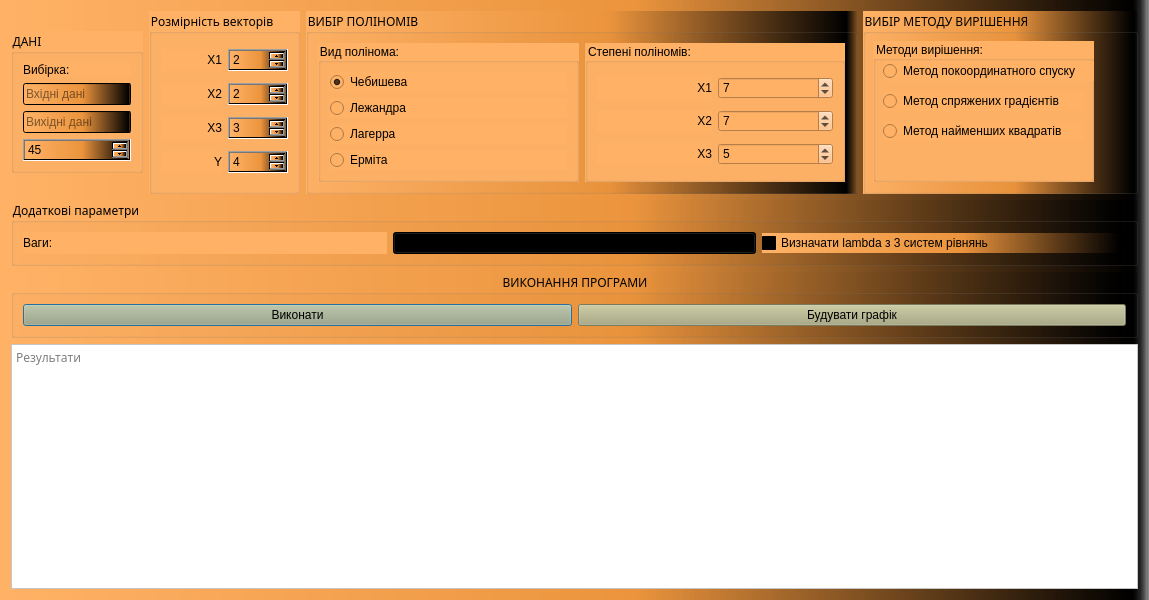
 <widget class="QWidget" name="Form">
  <property name="geometry">
   <rect>
    <x>0</x>
    <y>0</y>
    <width>1149</width>
    <height>600</height>
   </rect>
  </property>
  <property name="palette">
   <palette>
    <active>
     <colorrole role="Button">
      <brush brushstyle="LinearGradientPattern">
       <gradient startx="0.000000000000000" starty="0.000000000000000" endx="1.000000000000000" endy="0.000000000000000" type="LinearGradient" spread="PadSpread" coordinatemode="ObjectBoundingMode">
        <gradientstop position="0.000000000000000">
         <color alpha="255">
          <red>255</red>
          <green>178</green>
          <blue>102</blue>
         </color>
        </gradientstop>
        <gradientstop position="0.550000000000000">
         <color alpha="255">
          <red>235</red>
          <green>148</green>
          <blue>61</blue>
         </color>
        </gradientstop>
        <gradientstop position="0.980000000000000">
         <color alpha="255">
          <red>0</red>
          <green>0</green>
          <blue>0</blue>
         </color>
        </gradientstop>
        <gradientstop position="1.000000000000000">
         <color alpha="0">
          <red>0</red>
          <green>0</green>
          <blue>0</blue>
         </color>
        </gradientstop>
       </gradient>
      </brush>
     </colorrole>
     <colorrole role="Base">
      <brush brushstyle="LinearGradientPattern">
       <gradient startx="0.000000000000000" starty="0.000000000000000" endx="1.000000000000000" endy="0.000000000000000" type="LinearGradient" spread="PadSpread" coordinatemode="ObjectBoundingMode">
        <gradientstop position="0.000000000000000">
         <color alpha="255">
          <red>255</red>
          <green>178</green>
          <blue>102</blue>
         </color>
        </gradientstop>
        <gradientstop position="0.550000000000000">
         <color alpha="255">
          <red>235</red>
          <green>148</green>
          <blue>61</blue>
         </color>
        </gradientstop>
        <gradientstop position="0.980000000000000">
         <color alpha="255">
          <red>0</red>
          <green>0</green>
          <blue>0</blue>
         </color>
        </gradientstop>
        <gradientstop position="1.000000000000000">
         <color alpha="0">
          <red>0</red>
          <green>0</green>
          <blue>0</blue>
         </color>
        </gradientstop>
       </gradient>
      </brush>
     </colorrole>
     <colorrole role="Window">
      <brush brushstyle="LinearGradientPattern">
       <gradient startx="0.000000000000000" starty="0.000000000000000" endx="1.000000000000000" endy="0.000000000000000" type="LinearGradient" spread="PadSpread" coordinatemode="ObjectBoundingMode">
        <gradientstop position="0.000000000000000">
         <color alpha="255">
          <red>255</red>
          <green>178</green>
          <blue>102</blue>
         </color>
        </gradientstop>
        <gradientstop position="0.550000000000000">
         <color alpha="255">
          <red>235</red>
          <green>148</green>
          <blue>61</blue>
         </color>
        </gradientstop>
        <gradientstop position="0.980000000000000">
         <color alpha="255">
          <red>0</red>
          <green>0</green>
          <blue>0</blue>
         </color>
        </gradientstop>
        <gradientstop position="1.000000000000000">
         <color alpha="0">
          <red>0</red>
          <green>0</green>
          <blue>0</blue>
         </color>
        </gradientstop>
       </gradient>
      </brush>
     </colorrole>
    </active>
    <inactive>
     <colorrole role="Button">
      <brush brushstyle="LinearGradientPattern">
       <gradient startx="0.000000000000000" starty="0.000000000000000" endx="1.000000000000000" endy="0.000000000000000" type="LinearGradient" spread="PadSpread" coordinatemode="ObjectBoundingMode">
        <gradientstop position="0.000000000000000">
         <color alpha="255">
          <red>255</red>
          <green>178</green>
          <blue>102</blue>
         </color>
        </gradientstop>
        <gradientstop position="0.550000000000000">
         <color alpha="255">
          <red>235</red>
          <green>148</green>
          <blue>61</blue>
         </color>
        </gradientstop>
        <gradientstop position="0.980000000000000">
         <color alpha="255">
          <red>0</red>
          <green>0</green>
          <blue>0</blue>
         </color>
        </gradientstop>
        <gradientstop position="1.000000000000000">
         <color alpha="0">
          <red>0</red>
          <green>0</green>
          <blue>0</blue>
         </color>
        </gradientstop>
       </gradient>
      </brush>
     </colorrole>
     <colorrole role="Base">
      <brush brushstyle="LinearGradientPattern">
       <gradient startx="0.000000000000000" starty="0.000000000000000" endx="1.000000000000000" endy="0.000000000000000" type="LinearGradient" spread="PadSpread" coordinatemode="ObjectBoundingMode">
        <gradientstop position="0.000000000000000">
         <color alpha="255">
          <red>255</red>
          <green>178</green>
          <blue>102</blue>
         </color>
        </gradientstop>
        <gradientstop position="0.550000000000000">
         <color alpha="255">
          <red>235</red>
          <green>148</green>
          <blue>61</blue>
         </color>
        </gradientstop>
        <gradientstop position="0.980000000000000">
         <color alpha="255">
          <red>0</red>
          <green>0</green>
          <blue>0</blue>
         </color>
        </gradientstop>
        <gradientstop position="1.000000000000000">
         <color alpha="0">
          <red>0</red>
          <green>0</green>
          <blue>0</blue>
         </color>
        </gradientstop>
       </gradient>
      </brush>
     </colorrole>
     <colorrole role="Window">
      <brush brushstyle="LinearGradientPattern">
       <gradient startx="0.000000000000000" starty="0.000000000000000" endx="1.000000000000000" endy="0.000000000000000" type="LinearGradient" spread="PadSpread" coordinatemode="ObjectBoundingMode">
        <gradientstop position="0.000000000000000">
         <color alpha="255">
          <red>255</red>
          <green>178</green>
          <blue>102</blue>
         </color>
        </gradientstop>
        <gradientstop position="0.550000000000000">
         <color alpha="255">
          <red>235</red>
          <green>148</green>
          <blue>61</blue>
         </color>
        </gradientstop>
        <gradientstop position="0.980000000000000">
         <color alpha="255">
          <red>0</red>
          <green>0</green>
          <blue>0</blue>
         </color>
        </gradientstop>
        <gradientstop position="1.000000000000000">
         <color alpha="0">
          <red>0</red>
          <green>0</green>
          <blue>0</blue>
         </color>
        </gradientstop>
       </gradient>
      </brush>
     </colorrole>
    </inactive>
    <disabled>
     <colorrole role="Button">
      <brush brushstyle="LinearGradientPattern">
       <gradient startx="0.000000000000000" starty="0.000000000000000" endx="1.000000000000000" endy="0.000000000000000" type="LinearGradient" spread="PadSpread" coordinatemode="ObjectBoundingMode">
        <gradientstop position="0.000000000000000">
         <color alpha="255">
          <red>255</red>
          <green>178</green>
          <blue>102</blue>
         </color>
        </gradientstop>
        <gradientstop position="0.550000000000000">
         <color alpha="255">
          <red>235</red>
          <green>148</green>
          <blue>61</blue>
         </color>
        </gradientstop>
        <gradientstop position="0.980000000000000">
         <color alpha="255">
          <red>0</red>
          <green>0</green>
          <blue>0</blue>
         </color>
        </gradientstop>
        <gradientstop position="1.000000000000000">
         <color alpha="0">
          <red>0</red>
          <green>0</green>
          <blue>0</blue>
         </color>
        </gradientstop>
       </gradient>
      </brush>
     </colorrole>
     <colorrole role="Base">
      <brush brushstyle="LinearGradientPattern">
       <gradient startx="0.000000000000000" starty="0.000000000000000" endx="1.000000000000000" endy="0.000000000000000" type="LinearGradient" spread="PadSpread" coordinatemode="ObjectBoundingMode">
        <gradientstop position="0.000000000000000">
         <color alpha="255">
          <red>255</red>
          <green>178</green>
          <blue>102</blue>
         </color>
        </gradientstop>
        <gradientstop position="0.550000000000000">
         <color alpha="255">
          <red>235</red>
          <green>148</green>
          <blue>61</blue>
         </color>
        </gradientstop>
        <gradientstop position="0.980000000000000">
         <color alpha="255">
          <red>0</red>
          <green>0</green>
          <blue>0</blue>
         </color>
        </gradientstop>
        <gradientstop position="1.000000000000000">
         <color alpha="0">
          <red>0</red>
          <green>0</green>
          <blue>0</blue>
         </color>
        </gradientstop>
       </gradient>
      </brush>
     </colorrole>
     <colorrole role="Window">
      <brush brushstyle="LinearGradientPattern">
       <gradient startx="0.000000000000000" starty="0.000000000000000" endx="1.000000000000000" endy="0.000000000000000" type="LinearGradient" spread="PadSpread" coordinatemode="ObjectBoundingMode">
        <gradientstop position="0.000000000000000">
         <color alpha="255">
          <red>255</red>
          <green>178</green>
          <blue>102</blue>
         </color>
        </gradientstop>
        <gradientstop position="0.550000000000000">
         <color alpha="255">
          <red>235</red>
          <green>148</green>
          <blue>61</blue>
         </color>
        </gradientstop>
        <gradientstop position="0.980000000000000">
         <color alpha="255">
          <red>0</red>
          <green>0</green>
          <blue>0</blue>
         </color>
        </gradientstop>
        <gradientstop position="1.000000000000000">
         <color alpha="0">
          <red>0</red>
          <green>0</green>
          <blue>0</blue>
         </color>
        </gradientstop>
       </gradient>
      </brush>
     </colorrole>
    </disabled>
   </palette>
  </property>
  <property name="font">
   <font>
    <family>Microsoft New Tai Lue</family>
    <weight>50</weight>
    <bold>false</bold>
   </font>
  </property>
  <property name="windowTitle">
   <string>Form1</string>
  </property>
  <property name="autoFillBackground">
   <bool>false</bool>
  </property>
  <property name="styleSheet">
   <string notr="true">background-color:qlineargradient(spread:pad, x1:0, y1:0, x2:1, y2:0, stop:0 rgba(255, 178, 102, 255), stop:0.55 rgba(235, 148, 61, 255), stop:0.98 rgba(0, 0, 0, 255), stop:1 rgba(0, 0, 0, 0))</string>
  </property>
  <layout class="QGridLayout" name="gridLayout_2">
   <item row="1" column="0" colspan="5">
    <widget class="QGroupBox" name="groupBox_7">
     <property name="title">
      <string>Додаткові параметри</string>
     </property>
     <layout class="QHBoxLayout" name="horizontalLayout_3">
      <item>
       <widget class="QLabel" name="label_9">
        <property name="autoFillBackground">
         <bool>false</bool>
        </property>
        <property name="styleSheet">
         <string notr="true">background-color: rgba(255, 178, 102, 255)</string>
        </property>
        <property name="text">
         <string>Ваги:</string>
        </property>
       </widget>
      </item>
      <item>
       <widget class="QComboBox" name="weights_box">
        <property name="currentText">
         <string>average</string>
        </property>
        <item>
         <property name="text">
          <string>average</string>
         </property>
        </item>
        <item>
         <property name="text">
          <string>scaled</string>
         </property>
        </item>
        <item>
         <property name="text">
          <string>width_interval</string>
         </property>
        </item>
       </widget>
      </item>
      <item>
       <widget class="QCheckBox" name="lambda_check">
        <property name="autoFillBackground">
         <bool>false</bool>
        </property>
        <property name="styleSheet">
         <string notr="true">background-color: qlineargradient(spread:pad, x1:0, y1:0, x2:1, y2:0, stop:0 rgba(255, 178, 102, 255), stop:0.55 rgba(235, 148, 61, 255), stop:0.98 rgba(0, 0, 0, 255), stop:1 rgba(0, 0, 0, 0));</string>
        </property>
        <property name="text">
         <string>Визначати lambda з 3 систем рівнянь</string>
        </property>
       </widget>
      </item>
     </layout>
    </widget>
   </item>
   <item row="0" column="2" colspan="2">
    <widget class="QGroupBox" name="groupBox_5">
     <property name="title">
      <string>ВИБІР ПОЛІНОМІВ</string>
     </property>
     <layout class="QHBoxLayout" name="horizontalLayout">
      <item>
       <widget class="QGroupBox" name="groupBox_3">
        <property name="styleSheet">
         <string notr="true">background-color: rgba(255, 178, 102, 255)</string>
        </property>
        <property name="title">
         <string>Вид полінома:</string>
        </property>
        <layout class="QVBoxLayout" name="verticalLayout">
         <item>
          <widget class="QRadioButton" name="radio_cheb">
           <property name="styleSheet">
            <string notr="true">background-color: rgba(255, 178, 102, 255)</string>
           </property>
           <property name="text">
            <string>Чебишева</string>
           </property>
           <property name="checked">
            <bool>true</bool>
           </property>
          </widget>
         </item>
         <item>
          <widget class="QRadioButton" name="radio_legend">
           <property name="styleSheet">
            <string notr="true">background-color:rgba(255, 178, 102, 255)</string>
           </property>
           <property name="text">
            <string>Лежандра</string>
           </property>
          </widget>
         </item>
         <item>
          <widget class="QRadioButton" name="radio_lagg">
           <property name="styleSheet">
            <string notr="true">background-color: rgba(255, 178, 102, 255)</string>
           </property>
           <property name="text">
            <string>Лагерра</string>
           </property>
          </widget>
         </item>
         <item>
          <widget class="QRadioButton" name="radio_herm">
           <property name="styleSheet">
            <string notr="true">background-color:rgba(255, 178, 102, 255)</string>
           </property>
           <property name="text">
            <string>Ерміта</string>
           </property>
          </widget>
         </item>
        </layout>
       </widget>
      </item>
      <item>
       <widget class="QGroupBox" name="groupBox_4">
        <property name="styleSheet">
         <string notr="true">background-color: rgba(255, 178, 102, 255)</string>
        </property>
        <property name="title">
         <string>Степені поліномів:</string>
        </property>
        <layout class="QGridLayout" name="gridLayout_4">
         <item row="1" column="1">
          <widget class="QSpinBox" name="x2_deg">
           <property name="value">
            <number>7</number>
           </property>
          </widget>
         </item>
         <item row="0" column="0">
          <widget class="QLabel" name="label_6">
           <property name="styleSheet">
            <string notr="true">background-color: rgba(255, 178, 102, 255)</string>
           </property>
           <property name="text">
            <string>X1</string>
           </property>
           <property name="alignment">
            <set>Qt::AlignRight|Qt::AlignTrailing|Qt::AlignVCenter</set>
           </property>
          </widget>
         </item>
         <item row="0" column="1">
          <widget class="QSpinBox" name="x1_deg">
           <property name="value">
            <number>7</number>
           </property>
          </widget>
         </item>
         <item row="2" column="0">
          <widget class="QLabel" name="label_7">
           <property name="styleSheet">
            <string notr="true">background-color: rgba(255, 178, 102, 255)</string>
           </property>
           <property name="text">
            <string>X3</string>
           </property>
           <property name="alignment">
            <set>Qt::AlignRight|Qt::AlignTrailing|Qt::AlignVCenter</set>
           </property>
          </widget>
         </item>
         <item row="2" column="1">
          <widget class="QSpinBox" name="x3_deg">
           <property name="value">
            <number>5</number>
           </property>
          </widget>
         </item>
         <item row="1" column="0">
          <widget class="QLabel" name="label_8">
           <property name="styleSheet">
            <string notr="true">background-color:rgba(255, 178, 102, 255)</string>
           </property>
           <property name="text">
            <string>X2</string>
           </property>
           <property name="alignment">
            <set>Qt::AlignRight|Qt::AlignTrailing|Qt::AlignVCenter</set>
           </property>
          </widget>
         </item>
        </layout>
       </widget>
      </item>
     </layout>
    </widget>
   </item>
   <item row="2" column="0" colspan="5">
    <widget class="QGroupBox" name="groupBox_6">
     <property name="title">
      <string>ВИКОНАННЯ ПРОГРАМИ</string>
     </property>
     <property name="alignment">
      <set>Qt::AlignCenter</set>
     </property>
     <layout class="QHBoxLayout" name="horizontalLayout_2">
      <item>
       <widget class="QPushButton" name="exec_button">
        <property name="autoFillBackground">
         <bool>false</bool>
        </property>
        <property name="styleSheet">
         <string notr="true">background-color: rgb(170, 170, 127);</string>
        </property>
        <property name="text">
         <string>Виконати</string>
        </property>
        <property name="default">
         <bool>true</bool>
        </property>
        <property name="flat">
         <bool>false</bool>
        </property>
       </widget>
      </item>
      <item>
       <widget class="QPushButton" name="plot_button">
        <property name="styleSheet">
         <string notr="true">background-color: rgb(170, 170, 127);</string>
        </property>
        <property name="text">
         <string>Будувати графік</string>
        </property>
       </widget>
      </item>
     </layout>
    </widget>
   </item>
   <item row="0" column="1">
    <widget class="QGroupBox" name="groupBox_2">
     <property name="sizePolicy">
      <sizepolicy hsizetype="Fixed" vsizetype="Preferred">
       <horstretch>0</horstretch>
       <verstretch>0</verstretch>
      </sizepolicy>
     </property>
     <property name="palette">
      <palette>
       <active>
        <colorrole role="Button">
         <brush brushstyle="SolidPattern">
          <color alpha="255">
           <red>255</red>
           <green>178</green>
           <blue>102</blue>
          </color>
         </brush>
        </colorrole>
        <colorrole role="Base">
         <brush brushstyle="SolidPattern">
          <color alpha="255">
           <red>255</red>
           <green>178</green>
           <blue>102</blue>
          </color>
         </brush>
        </colorrole>
        <colorrole role="Window">
         <brush brushstyle="SolidPattern">
          <color alpha="255">
           <red>255</red>
           <green>178</green>
           <blue>102</blue>
          </color>
         </brush>
        </colorrole>
       </active>
       <inactive>
        <colorrole role="Button">
         <brush brushstyle="SolidPattern">
          <color alpha="255">
           <red>255</red>
           <green>178</green>
           <blue>102</blue>
          </color>
         </brush>
        </colorrole>
        <colorrole role="Base">
         <brush brushstyle="SolidPattern">
          <color alpha="255">
           <red>255</red>
           <green>178</green>
           <blue>102</blue>
          </color>
         </brush>
        </colorrole>
        <colorrole role="Window">
         <brush brushstyle="SolidPattern">
          <color alpha="255">
           <red>255</red>
           <green>178</green>
           <blue>102</blue>
          </color>
         </brush>
        </colorrole>
       </inactive>
       <disabled>
        <colorrole role="Button">
         <brush brushstyle="SolidPattern">
          <color alpha="255">
           <red>255</red>
           <green>178</green>
           <blue>102</blue>
          </color>
         </brush>
        </colorrole>
        <colorrole role="Base">
         <brush brushstyle="SolidPattern">
          <color alpha="255">
           <red>255</red>
           <green>178</green>
           <blue>102</blue>
          </color>
         </brush>
        </colorrole>
        <colorrole role="Window">
         <brush brushstyle="SolidPattern">
          <color alpha="255">
           <red>255</red>
           <green>178</green>
           <blue>102</blue>
          </color>
         </brush>
        </colorrole>
       </disabled>
      </palette>
     </property>
     <property name="styleSheet">
      <string notr="true">background-color: rgba(255, 178, 102, 255)</string>
     </property>
     <property name="title">
      <string>Розмірність векторів</string>
     </property>
     <layout class="QGridLayout" name="gridLayout_3">
      <item row="2" column="0">
       <widget class="QLabel" name="label_4">
        <property name="styleSheet">
         <string notr="true">background-color: rgba(255, 178, 102, 255)</string>
        </property>
        <property name="text">
         <string>X3</string>
        </property>
        <property name="alignment">
         <set>Qt::AlignRight|Qt::AlignTrailing|Qt::AlignVCenter</set>
        </property>
       </widget>
      </item>
      <item row="0" column="1">
       <widget class="QSpinBox" name="x1_dim">
        <property name="styleSheet">
         <string notr="true">background-color: qlineargradient(spread:pad, x1:0, y1:0, x2:1, y2:0, stop:0 rgba(255, 178, 102, 255), stop:0.55 rgba(235, 148, 61, 255), stop:0.98 rgba(0, 0, 0, 255), stop:1 rgba(0, 0, 0, 0));</string>
        </property>
        <property name="value">
         <number>2</number>
        </property>
       </widget>
      </item>
      <item row="0" column="0">
       <widget class="QLabel" name="label_2">
        <property name="styleSheet">
         <string notr="true">background-color: rgba(255, 178, 102, 255)</string>
        </property>
        <property name="text">
         <string>X1</string>
        </property>
        <property name="alignment">
         <set>Qt::AlignRight|Qt::AlignTrailing|Qt::AlignVCenter</set>
        </property>
       </widget>
      </item>
      <item row="3" column="1">
       <widget class="QSpinBox" name="y_dim">
        <property name="styleSheet">
         <string notr="true">background-color: qlineargradient(spread:pad, x1:0, y1:0, x2:1, y2:0, stop:0 rgba(255, 178, 102, 255), stop:0.55 rgba(235, 148, 61, 255), stop:0.98 rgba(0, 0, 0, 255), stop:1 rgba(0, 0, 0, 0));</string>
        </property>
        <property name="value">
         <number>4</number>
        </property>
       </widget>
      </item>
      <item row="1" column="0">
       <widget class="QLabel" name="label_3">
        <property name="styleSheet">
         <string notr="true">background-color: rgba(255, 178, 102, 255)</string>
        </property>
        <property name="text">
         <string>X2</string>
        </property>
        <property name="alignment">
         <set>Qt::AlignRight|Qt::AlignTrailing|Qt::AlignVCenter</set>
        </property>
       </widget>
      </item>
      <item row="3" column="0">
       <widget class="QLabel" name="label_5">
        <property name="styleSheet">
         <string notr="true">background-color: rgba(255, 178, 102, 255)</string>
        </property>
        <property name="text">
         <string>Y</string>
        </property>
        <property name="alignment">
         <set>Qt::AlignRight|Qt::AlignTrailing|Qt::AlignVCenter</set>
        </property>
       </widget>
      </item>
      <item row="1" column="1">
       <widget class="QSpinBox" name="x2_dim">
        <property name="styleSheet">
         <string notr="true">background-color: qlineargradient(spread:pad, x1:0, y1:0, x2:1, y2:0, stop:0 rgba(255, 178, 102, 255), stop:0.55 rgba(235, 148, 61, 255), stop:0.98 rgba(0, 0, 0, 255), stop:1 rgba(0, 0, 0, 0));</string>
        </property>
        <property name="value">
         <number>2</number>
        </property>
       </widget>
      </item>
      <item row="2" column="1">
       <widget class="QSpinBox" name="x3_dim">
        <property name="styleSheet">
         <string notr="true">background-color: qlineargradient(spread:pad, x1:0, y1:0, x2:1, y2:0, stop:0 rgba(255, 178, 102, 255), stop:0.55 rgba(235, 148, 61, 255), stop:0.98 rgba(0, 0, 0, 255), stop:1 rgba(0, 0, 0, 0));</string>
        </property>
        <property name="value">
         <number>3</number>
        </property>
       </widget>
      </item>
     </layout>
    </widget>
   </item>
   <item row="3" column="0" colspan="5">
    <widget class="QTextBrowser" name="results_field">
     <property name="autoFillBackground">
      <bool>false</bool>
     </property>
     <property name="styleSheet">
      <string notr="true">background-color: rgb(255, 255, 255);</string>
     </property>
     <property name="lineWrapMode">
      <enum>QTextEdit::NoWrap</enum>
     </property>
     <property name="readOnly">
      <bool>true</bool>
     </property>
     <property name="html">
      <string>&lt;!DOCTYPE HTML PUBLIC &quot;-//W3C//DTD HTML 4.0//EN&quot; &quot;http://www.w3.org/TR/REC-html40/strict.dtd&quot;&gt;
&lt;html&gt;&lt;head&gt;&lt;meta name=&quot;qrichtext&quot; content=&quot;1&quot; /&gt;&lt;style type=&quot;text/css&quot;&gt;
p, li { white-space: pre-wrap; }
&lt;/style&gt;&lt;/head&gt;&lt;body style=&quot; font-family:'MS Shell Dlg 2'; font-size:7.8pt; font-weight:400; font-style:normal;&quot;&gt;
&lt;p style=&quot;-qt-paragraph-type:empty; margin-top:0px; margin-bottom:0px; margin-left:0px; margin-right:0px; -qt-block-indent:0; text-indent:0px; font-family:'.Menio Regular'; font-size:10pt;&quot;&gt;&lt;br /&gt;&lt;/p&gt;&lt;/body&gt;&lt;/html&gt;</string>
     </property>
     <property name="placeholderText">
      <string>Результати</string>
     </property>
    </widget>
   </item>
   <item row="0" column="4">
    <widget class="QGroupBox" name="groupBox_8">
     <property name="title">
      <string>ВИБІР МЕТОДУ ВИРІШЕННЯ</string>
     </property>
     <widget class="QGroupBox" name="groupBox_9">
      <property name="geometry">
       <rect>
        <x>10</x>
        <y>30</y>
        <width>221</width>
        <height>141</height>
       </rect>
      </property>
      <property name="styleSheet">
       <string notr="true">background-color:rgba(255, 178, 102, 255)</string>
      </property>
      <property name="title">
       <string>Методи вирішення:</string>
      </property>
      <widget class="QRadioButton" name="radioConjucateGrad">
       <property name="geometry">
        <rect>
         <x>10</x>
         <y>50</y>
         <width>201</width>
         <height>20</height>
        </rect>
       </property>
       <property name="text">
        <string>Метод спряжених градієнтів</string>
       </property>
      </widget>
      <widget class="QRadioButton" name="radioLSTM">
       <property name="geometry">
        <rect>
         <x>10</x>
         <y>80</y>
         <width>201</width>
         <height>20</height>
        </rect>
       </property>
       <property name="text">
        <string>Метод найменших квадратів</string>
       </property>
      </widget>
      <widget class="QRadioButton" name="radioCoordDesc">
       <property name="geometry">
        <rect>
         <x>10</x>
         <y>20</y>
         <width>211</width>
         <height>20</height>
        </rect>
       </property>
       <property name="text">
        <string>Метод покоординатного спуску</string>
       </property>
      </widget>
     </widget>
    </widget>
   </item>
   <item row="0" column="0">
    <widget class="QGroupBox" name="groupBox">
     <property name="enabled">
      <bool>true</bool>
     </property>
     <property name="palette">
      <palette>
       <active>
        <colorrole role="Button">
         <brush brushstyle="SolidPattern">
          <color alpha="255">
           <red>255</red>
           <green>178</green>
           <blue>102</blue>
          </color>
         </brush>
        </colorrole>
        <colorrole role="Base">
         <brush brushstyle="SolidPattern">
          <color alpha="255">
           <red>255</red>
           <green>178</green>
           <blue>102</blue>
          </color>
         </brush>
        </colorrole>
        <colorrole role="Window">
         <brush brushstyle="SolidPattern">
          <color alpha="255">
           <red>255</red>
           <green>178</green>
           <blue>102</blue>
          </color>
         </brush>
        </colorrole>
       </active>
       <inactive>
        <colorrole role="Button">
         <brush brushstyle="SolidPattern">
          <color alpha="255">
           <red>255</red>
           <green>178</green>
           <blue>102</blue>
          </color>
         </brush>
        </colorrole>
        <colorrole role="Base">
         <brush brushstyle="SolidPattern">
          <color alpha="255">
           <red>255</red>
           <green>178</green>
           <blue>102</blue>
          </color>
         </brush>
        </colorrole>
        <colorrole role="Window">
         <brush brushstyle="SolidPattern">
          <color alpha="255">
           <red>255</red>
           <green>178</green>
           <blue>102</blue>
          </color>
         </brush>
        </colorrole>
       </inactive>
       <disabled>
        <colorrole role="Button">
         <brush brushstyle="SolidPattern">
          <color alpha="255">
           <red>255</red>
           <green>178</green>
           <blue>102</blue>
          </color>
         </brush>
        </colorrole>
        <colorrole role="Base">
         <brush brushstyle="SolidPattern">
          <color alpha="255">
           <red>255</red>
           <green>178</green>
           <blue>102</blue>
          </color>
         </brush>
        </colorrole>
        <colorrole role="Window">
         <brush brushstyle="SolidPattern">
          <color alpha="255">
           <red>255</red>
           <green>178</green>
           <blue>102</blue>
          </color>
         </brush>
        </colorrole>
       </disabled>
      </palette>
     </property>
     <property name="focusPolicy">
      <enum>Qt::WheelFocus</enum>
     </property>
     <property name="layoutDirection">
      <enum>Qt::LeftToRight</enum>
     </property>
     <property name="styleSheet">
      <string notr="true">max-width: 250px;
background-color: rgba(255, 178, 102, 255)</string>
     </property>
     <property name="title">
      <string>ДАНІ</string>
     </property>
     <layout class="QVBoxLayout" name="verticalLayout_2">
      <property name="sizeConstraint">
       <enum>QLayout::SetFixedSize</enum>
      </property>
      <item>
       <widget class="QLabel" name="label">
        <property name="styleSheet">
         <string notr="true">background-color: rgba(255, 178, 102, 255)</string>
        </property>
        <property name="text">
         <string>Вибірка:</string>
        </property>
       </widget>
      </item>
      <item>
       <widget class="QLineEdit" name="line_input">
        <property name="styleSheet">
         <string notr="true">background-color: qlineargradient(spread:pad, x1:0, y1:0, x2:1, y2:0, stop:0 rgba(255, 178, 102, 255), stop:0.55 rgba(235, 148, 61, 255), stop:0.98 rgba(0, 0, 0, 255), stop:1 rgba(0, 0, 0, 0));</string>
        </property>
        <property name="placeholderText">
         <string>Вхідні дані</string>
        </property>
       </widget>
      </item>
      <item>
       <widget class="QLineEdit" name="line_output">
        <property name="styleSheet">
         <string notr="true">background-color: qlineargradient(spread:pad, x1:0, y1:0, x2:1, y2:0, stop:0 rgba(255, 178, 102, 255), stop:0.55 rgba(235, 148, 61, 255), stop:0.98 rgba(0, 0, 0, 255), stop:1 rgba(0, 0, 0, 0));</string>
        </property>
        <property name="placeholderText">
         <string>Вихідні дані</string>
        </property>
       </widget>
      </item>
      <item>
       <widget class="QSpinBox" name="sample_spin">
        <property name="styleSheet">
         <string notr="true">background-color: qlineargradient(spread:pad, x1:0, y1:0, x2:1, y2:0, stop:0 rgba(255, 178, 102, 255), stop:0.55 rgba(235, 148, 61, 255), stop:0.98 rgba(0, 0, 0, 255), stop:1 rgba(0, 0, 0, 0));</string>
        </property>
        <property name="maximum">
         <number>999</number>
        </property>
        <property name="value">
         <number>45</number>
        </property>
       </widget>
      </item>
     </layout>
    </widget>
   </item>
  </layout>
 </widget>
